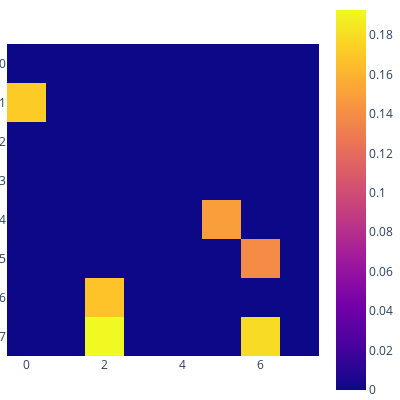
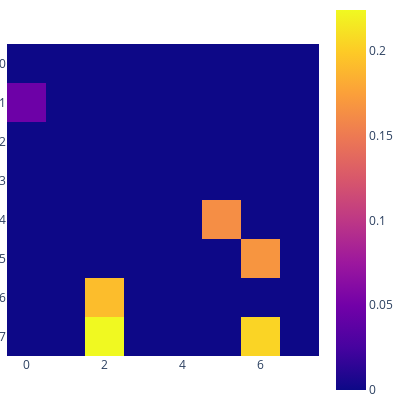

Write notebook code for charts like these, in order.
### Code cell
##manual intervention to flip cell 17 i.e (2,1) from white to black

move = 17
cell = 17

def intervention_fn(input):
    print(input.shape)
    print(t.einsum('i,i -> ', input[0,move], directions[cell,0]))
    print(t.einsum('i,i -> ', input[0,move], directions[cell,1]))
    print(t.einsum('i,i -> ', input[0,move], directions[cell,2]))
    output = input.clone().detach()
    output[0,move] += 3*(directions[cell,1] - directions[cell,2])
    print(t.einsum('i,i -> ', output[0,move], directions[cell,0]))
    print(t.einsum('i,i -> ', output[0,move], directions[cell,1]))
    print(t.einsum('i,i -> ', output[0,move], directions[cell,2]))
    return output

intervention_model = Intervention_GPT(model_config, 5, intervention_fn).to('cuda')
intervention_model.load_state_dict(t.load('./weights/model_state_dict_large_training_2_02.pth'))
model.eval()
intervention_model.eval()

fig1 = px.imshow(Othello.tokens_to_ij(model(test_dataset[0][0].unsqueeze(dim=0).to(device = 'cuda'))[0][0, move, :].softmax(dim=-1)).detach().numpy())

fig1.update_layout(width=400, height=400)

fig1.update_layout(
    margin=dict(l=0,r=0,b=0,t=0)
        )

fig1.show()

fig = px.imshow(Othello.tokens_to_ij(intervention_model(test_dataset[0][0].unsqueeze(dim=0).to(device = 'cuda'))[0][0, move, :].softmax(dim=-1)).detach().numpy())

fig.update_layout(width=400, height=400)

fig.update_layout(
    margin=dict(l=0,r=0,b=0,t=0)
        )

fig.show()

Othello.board_state(test_dataset[0][0],move + 1)

### Figure 1 — Plotly figure (JSON) as saved in the notebook; plotly's stock layout.template omitted (floating-point values rounded to 4 significant figures)
{"data": [{"coloraxis": "coloraxis", "hovertemplate": "x: %{x}<br>y: %{y}<br>color: %{z}<extra></extra>", "name": "0", "type": "heatmap", "xaxis": "x", "yaxis": "y", "z": [[2.755e-06, 2.264e-05, 4.836e-06, 1.362e-05, 0.0001652, 2.167e-05, 4.822e-06, 3.971e-06], [0.1717, 1.586e-05, 1.139e-05, 6.706e-06, 3.241e-07, 2.803e-06, 2.16e-05, 2.193e-06], [8.187e-05, 1.492e-06, 1.21e-05, 2.276e-05, 2.588e-05, 2.954e-06, 3.709e-06, 1.294e-06], [2.085e-05, 3.162e-06, 3.433e-05, 0, 0, 5.797e-05, 1.9e-05, 3.511e-06], [2.697e-06, 3.552e-06, 3.229e-05, 0, 0, 0.1489, 2.002e-05, 8.573e-06], [2.729e-06, 2.76e-06, 1.866e-05, 3.765e-06, 1.908e-06, 3.145e-06, 0.1386, 2.483e-05], [1.436e-05, 9.069e-06, 0.1679, 9.558e-05, 6.327e-05, 3.6e-05, 0.0001043, 4.557e-06], [4.14e-06, 4.631e-06, 0.1928, 5.294e-05, 1.373e-05, 0.0001475, 0.1789, 2.409e-06]]}], "layout": {"coloraxis": {"colorscale": [[0, "#0d0887"], [0.1111, "#46039f"], [0.2222, "#7201a8"], [0.3333, "#9c179e"], [0.4444, "#bd3786"], [0.5556, "#d8576b"], [0.6667, "#ed7953"], [0.7778, "#fb9f3a"], [0.8889, "#fdca26"], [1, "#f0f921"]]}, "height": 400, "margin": {"b": 0, "l": 0, "r": 0, "t": 0}, "width": 400, "xaxis": {"anchor": "y", "constrain": "domain", "domain": [0, 1], "scaleanchor": "y"}, "yaxis": {"anchor": "x", "autorange": "reversed", "constrain": "domain", "domain": [0, 1]}}}

### Figure 2 — Plotly figure (JSON) as saved in the notebook; plotly's stock layout.template omitted (floating-point values rounded to 4 significant figures)
{"data": [{"coloraxis": "coloraxis", "hovertemplate": "x: %{x}<br>y: %{y}<br>color: %{z}<extra></extra>", "name": "0", "type": "heatmap", "xaxis": "x", "yaxis": "y", "z": [[3.39e-06, 1.602e-05, 4.727e-06, 2.205e-05, 0.0001844, 2.748e-05, 7.159e-06, 5.298e-06], [0.0472, 5.242e-06, 1.213e-05, 8.204e-06, 4.376e-07, 4.081e-06, 2.712e-05, 2.478e-06], [7.888e-06, 7.944e-07, 3.833e-06, 2.009e-05, 4.812e-05, 4.481e-06, 4.422e-06, 1.833e-06], [8.537e-06, 2.3e-07, 2.74e-05, 0, 0, 6.991e-05, 2.599e-05, 4.604e-06], [2.101e-06, 4.188e-06, 1.26e-05, 0, 0, 0.1631, 3.475e-05, 1.229e-05], [3.376e-06, 2.911e-06, 1.993e-05, 4.356e-06, 1.446e-06, 3.628e-06, 0.1679, 3.723e-05], [2.048e-05, 1.258e-05, 0.1919, 0.0001199, 7.322e-05, 4.82e-05, 0.0001287, 5.335e-06], [6.177e-06, 6.795e-06, 0.2241, 5.641e-05, 1.759e-05, 0.0001893, 0.2044, 2.97e-06]]}], "layout": {"coloraxis": {"colorscale": [[0, "#0d0887"], [0.1111, "#46039f"], [0.2222, "#7201a8"], [0.3333, "#9c179e"], [0.4444, "#bd3786"], [0.5556, "#d8576b"], [0.6667, "#ed7953"], [0.7778, "#fb9f3a"], [0.8889, "#fdca26"], [1, "#f0f921"]]}, "height": 400, "margin": {"b": 0, "l": 0, "r": 0, "t": 0}, "width": 400, "xaxis": {"anchor": "y", "constrain": "domain", "domain": [0, 1], "scaleanchor": "y"}, "yaxis": {"anchor": "x", "autorange": "reversed", "constrain": "domain", "domain": [0, 1]}}}
